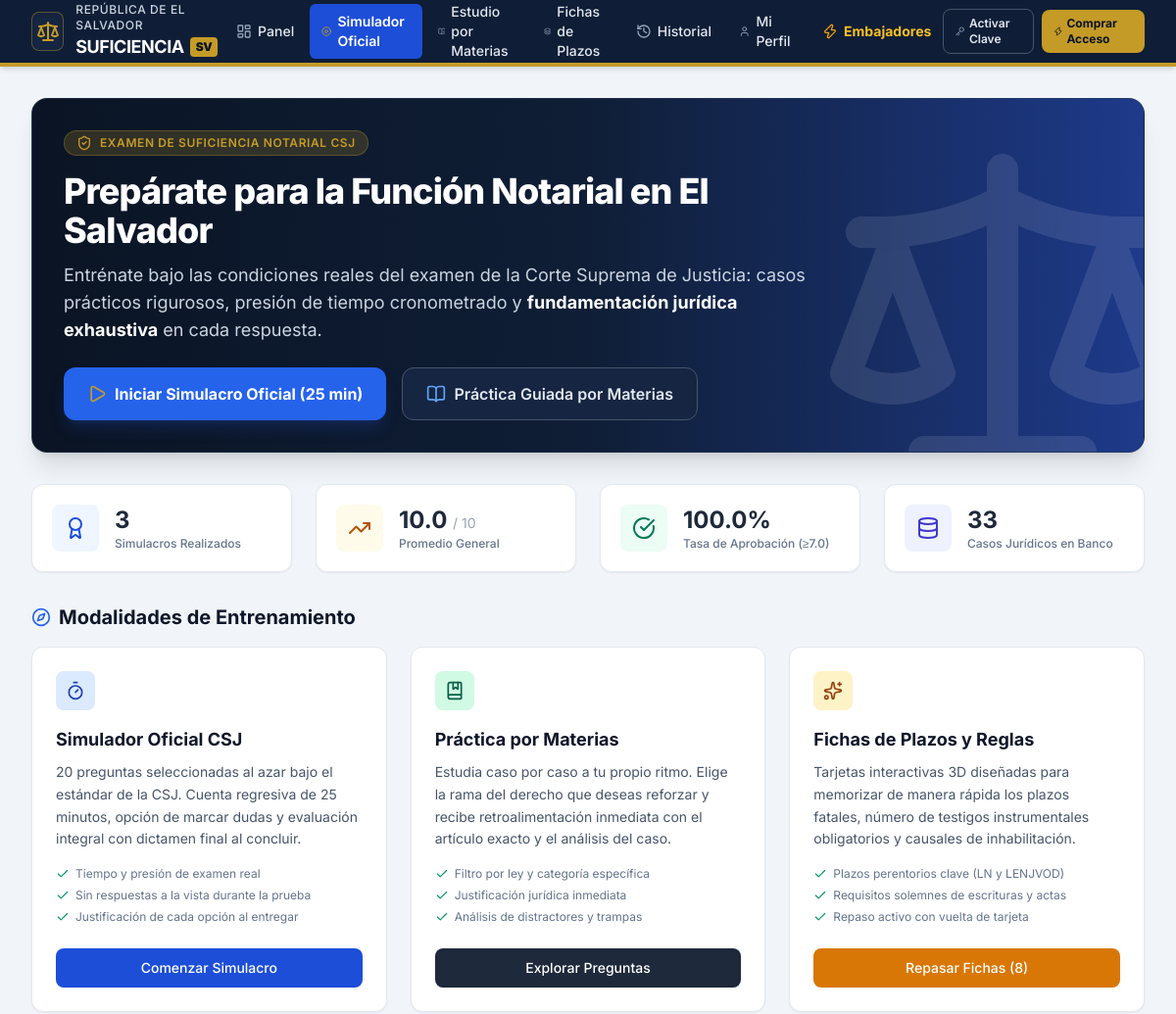
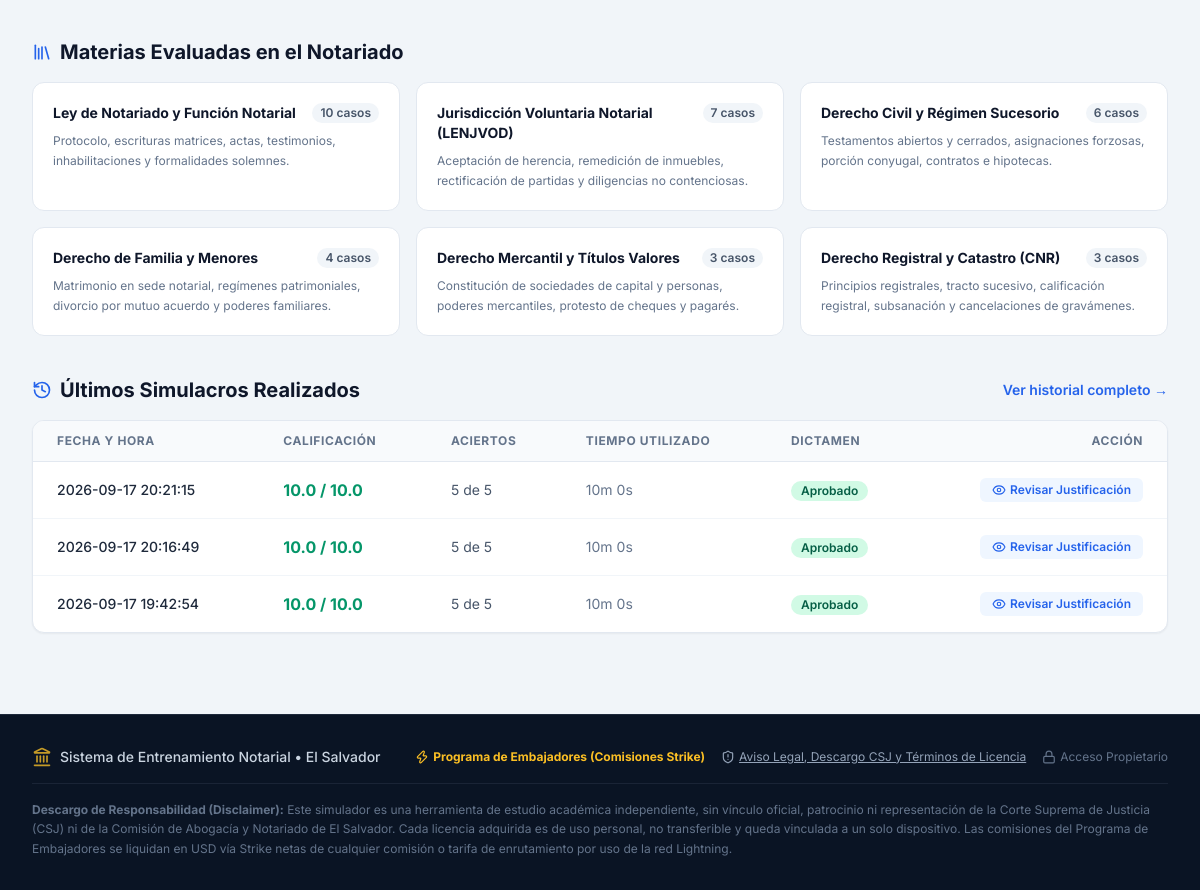
Before: / with the older database file (2 pictures, top to bottom).
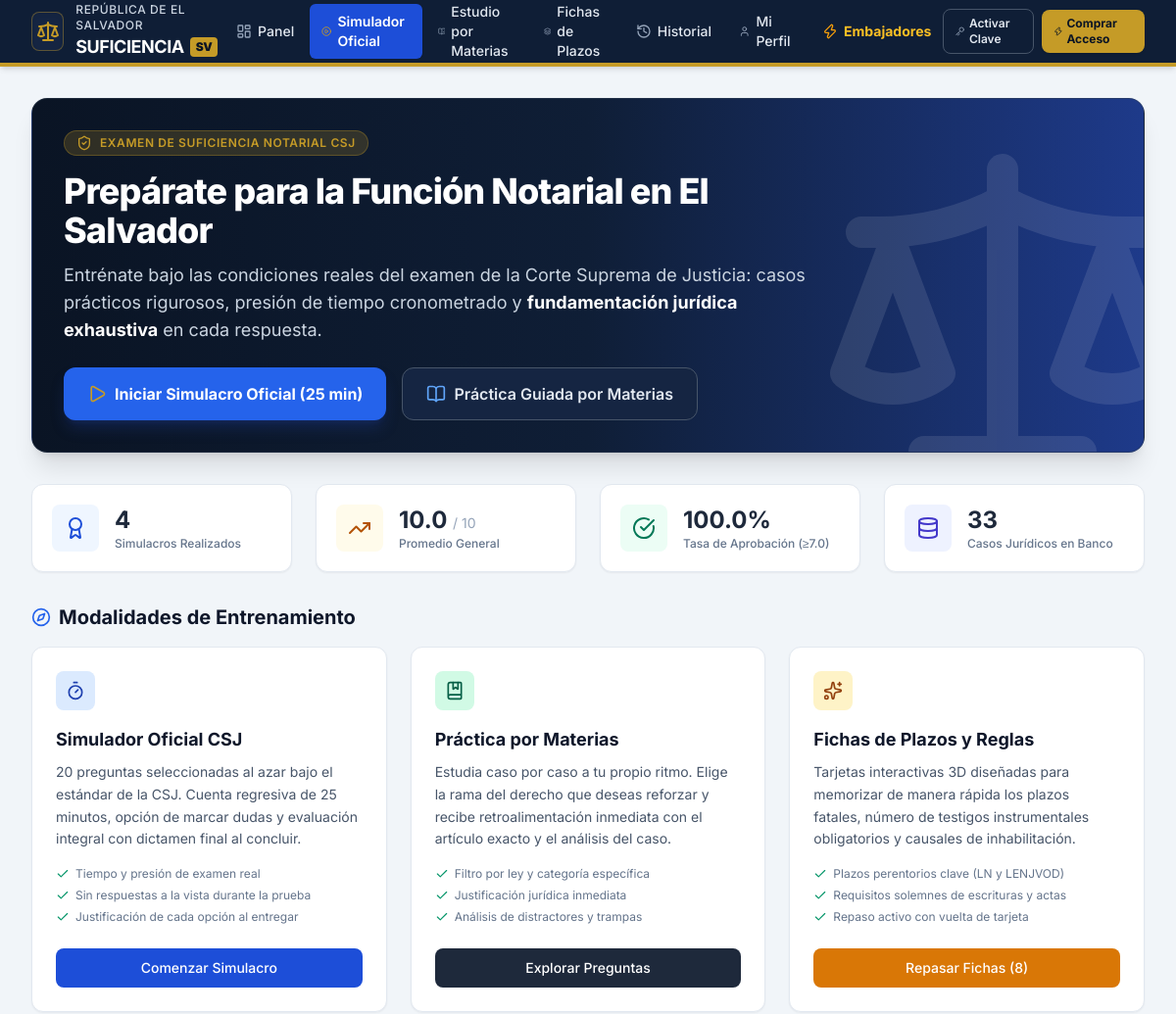
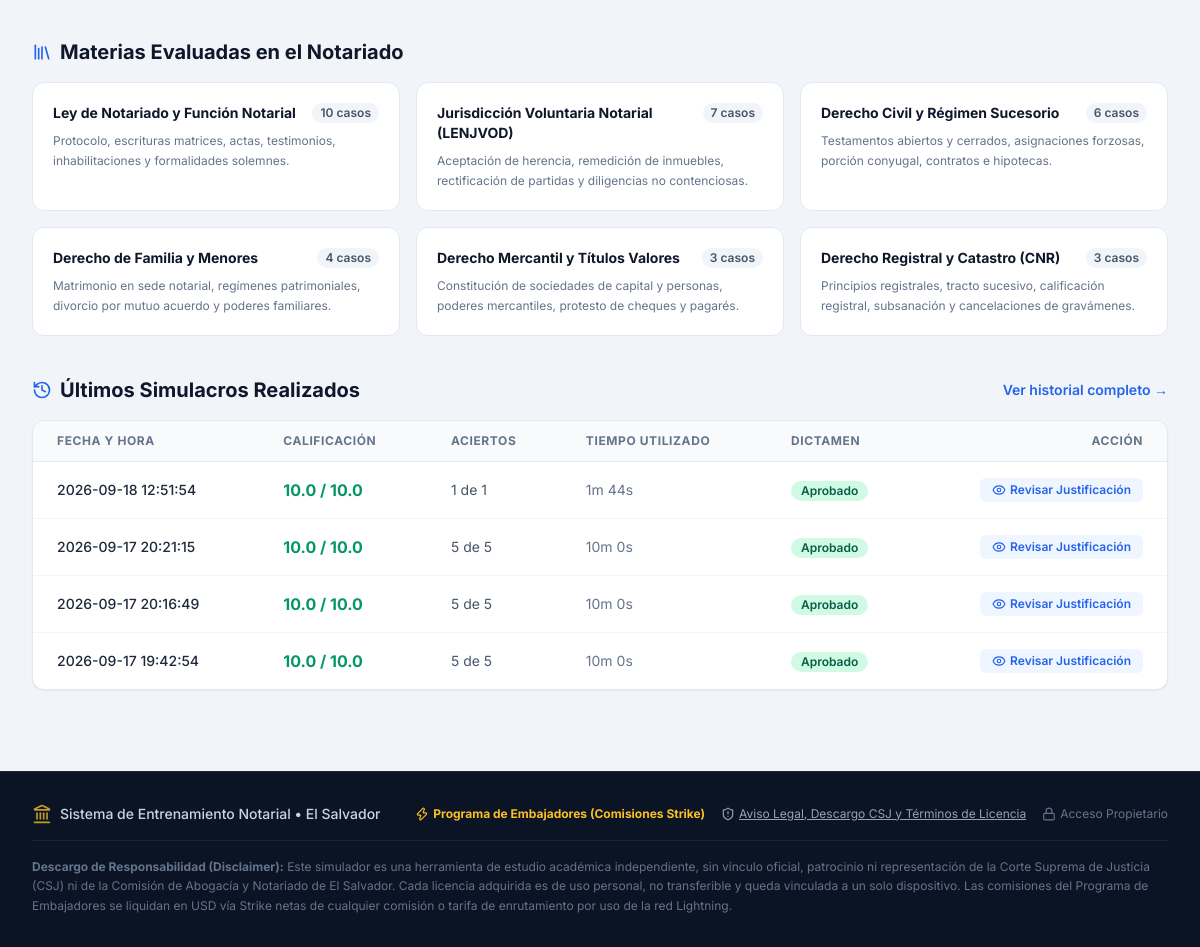
After: the same page with the newer database file (2 pictures, top to bottom).
### tables this page shows
CREATE TABLE categories (
        id TEXT PRIMARY KEY,
        name TEXT NOT NULL,
        description TEXT,
        icon TEXT
    );

CREATE TABLE exam_attempts (
        id INTEGER PRIMARY KEY AUTOINCREMENT,
        created_at TEXT NOT NULL,
        score REAL NOT NULL,
        total_questions INTEGER NOT NULL,
        correct_count INTEGER NOT NULL,
        incorrect_count INTEGER NOT NULL,
        time_spent_seconds INTEGER NOT NULL,
        passed INTEGER NOT NULL,
        answers_json TEXT NOT NULL
    );

### app.py (the view)
@app.route("/")
def index():
    stats = db.get_dashboard_stats()
    categories = db.get_categories()
    history = db.get_exam_history(limit=5)
    device_id = get_device_id_from_request()
    license_info = db.check_device_license(device_id) if device_id else None
    return render_template(
        "index.html",
        stats=stats,
        categories=categories,
        recent_history=history,
        license_info=license_info
    )

### app.py (called while the page is built)
def get_device_id_from_request():
    return request.headers.get("X-Device-Id") or request.cookies.get("notariado_device_id") or request.args.get("device_id")

### database.py (called while the page is built)
def get_db_connection():
    conn = sqlite3.connect(DB_PATH)
    conn.row_factory = sqlite3.Row
    return conn

def get_categories():
    conn = get_db_connection()
    cursor = conn.cursor()
    cursor.execute("""
        SELECT c.*, COUNT(q.id) as question_count
        FROM categories c
        LEFT JOIN questions q ON c.id = q.category_id
        GROUP BY c.id
        ORDER BY c.rowid
    """)
    rows = cursor.fetchall()
    conn.close()
    return [dict(r) for r in rows]

def get_exam_history(limit=20):
    conn = get_db_connection()
    cursor = conn.cursor()
    cursor.execute("""
        SELECT id, created_at, score, total_questions, correct_count,
               incorrect_count, time_spent_seconds, passed
        FROM exam_attempts
        ORDER BY id DESC
        LIMIT ?
    """, (limit,))
    rows = cursor.fetchall()
    conn.close()
    return [dict(r) for r in rows]

### templates/index.html (shortened to what the changed rows need)
{% extends "base.html" %}
{% block content %}
<div class="max-w-7xl mx-auto px-4 sm:px-6 lg:px-8 py-8">
    <div class="bg-gradient-to-r from-navy-950 via-navy-900 to-blue-900 rounded-2xl p-6 sm:p-8 text-white shadow-xl mb-8 border border-slate-700/50 relative overflow-hidden">
        <div class="relative z-10 max-w-3xl">
            <h1 class="text-3xl sm:text-4xl font-extrabold tracking-tight mb-3">
                Prepárate para la Función Notarial en El Salvador
            </h1>
        </div>
    </div>
    <div class="grid grid-cols-2 lg:grid-cols-4 gap-4 sm:gap-6 mb-8">
        <div class="bg-white rounded-xl p-5 border border-slate-200 shadow-sm flex items-center gap-4">
            <div>
                <div class="text-2xl font-bold text-slate-800">{{ stats.total_attempts }}</div>
                <div class="text-xs text-slate-500 font-medium">Simulacros Realizados</div>
            </div>
        </div>
    </div>
    <div class="mb-10">
        <h2 class="text-xl font-bold text-slate-900 mb-4 flex items-center gap-2">
            <i data-lucide="compass" class="w-5 h-5 text-blue-600"></i>
            <span>Modalidades de Entrenamiento</span>
        </h2>
    </div>
    <div class="mb-10">
        <h2 class="text-xl font-bold text-slate-900 mb-4 flex items-center gap-2">
            <i data-lucide="library" class="w-5 h-5 text-blue-600"></i>
            <span>Materias Evaluadas en el Notariado</span>
        </h2>
        <div class="grid sm:grid-cols-2 lg:grid-cols-3 gap-4">
            {% for cat in categories %}
            <a href="{{ url_for('practica') }}?cat={{ cat.id }}" class="bg-white rounded-xl p-5 border border-slate-200 hover:border-blue-400 hover:shadow-md transition-all group">
                <div class="flex items-start justify-between mb-2">
                    <h3 class="font-bold text-slate-900 group-hover:text-blue-600 transition-colors text-sm">
                        {{ cat.name }}
                    </h3>
                    <span class="text-xs font-semibold px-2 py-0.5 rounded-full bg-slate-100 text-slate-600 shrink-0">
                        {{ cat.question_count }} casos
                    </span>
                </div>
                <p class="text-xs text-slate-500 leading-relaxed">
                    {{ cat.description }}
                </p>
            </a>
            {% endfor %}
        </div>
    </div>
    {% if recent_history %}
    <div>
        <div class="flex items-center justify-between mb-4">
            <h2 class="text-xl font-bold text-slate-900 flex items-center gap-2">
                <i data-lucide="history" class="w-5 h-5 text-blue-600"></i>
                <span>Últimos Simulacros Realizados</span>
            </h2>
        </div>
        <div class="bg-white rounded-xl border border-slate-200 shadow-sm overflow-hidden">
            <div class="overflow-x-auto">
                <table class="w-full text-left text-sm">
                    <thead class="bg-slate-50 border-b border-slate-200 text-xs font-semibold text-slate-500 uppercase tracking-wider">
                        <tr>
                            <th class="px-6 py-3">Fecha y Hora</th>
                            <th class="px-6 py-3">Calificación</th>
                            <th class="px-6 py-3">Aciertos</th>
                            <th class="px-6 py-3">Tiempo Utilizado</th>
                            <th class="px-6 py-3">Dictamen</th>
                            <th class="px-6 py-3 text-right">Acción</th>
                        </tr>
                    </thead>
                    <tbody class="divide-y divide-slate-100">
                        {% for item in recent_history %}
                        <tr class="hover:bg-slate-50/70 transition-colors">
                            <td class="px-6 py-4 font-medium text-slate-800">{{ item.created_at }}</td>
                            <td class="px-6 py-4 font-bold text-base {% if item.score >= 7.0 %}text-emerald-600{% else %}text-rose-600{% endif %}">
                                {{ item.score }} / 10.0
                            </td>
                            <td class="px-6 py-4 text-slate-600">{{ item.correct_count }} de {{ item.total_questions }}</td>
                            <td class="px-6 py-4 text-slate-500">
                                {{ (item.time_spent_seconds // 60) }}m {{ (item.time_spent_seconds % 60) }}s
                            </td>
                            <td class="px-6 py-4">
                                {% if item.passed %}
                                <span class="inline-flex items-center px-2.5 py-0.5 rounded-full text-xs font-semibold bg-emerald-100 text-emerald-800">
                                    Aprobado
                                </span>
                                {% else %}
                                <span class="inline-flex items-center px-2.5 py-0.5 rounded-full text-xs font-semibold bg-rose-100 text-rose-800">
                                    No Aprobado
                                </span>
                                {% endif %}
                            </td>
                            <td class="px-6 py-4 text-right">
                                <a href="{{ url_for('resultado_examen', attempt_id=item.id) }}" class="inline-flex items-center gap-1 text-xs font-semibold text-blue-600 hover:text-blue-800 bg-blue-50 hover:bg-blue-100 px-3 py-1 rounded-md transition-colors">
                                    <i data-lucide="eye" class="w-3.5 h-3.5"></i> Revisar Justificación
                                </a>
                            </td>
                        </tr>
                        {% endfor %}
                    </tbody>
                </table>
            </div>
        </div>
    </div>
    {% endif %}
</div>
{% endblock %}

Changed rows visible on the page:
added exam_attempts: created_at "2026-09-18 12:51:54", score "10.0", correct_count "1", total_questions "1", time_spent_seconds "1", (item.time_spent_seconds%60) "44", passed "Aprobado"
Other visible differences:
{{ stats.total_attempts }}: "3" → "4"
